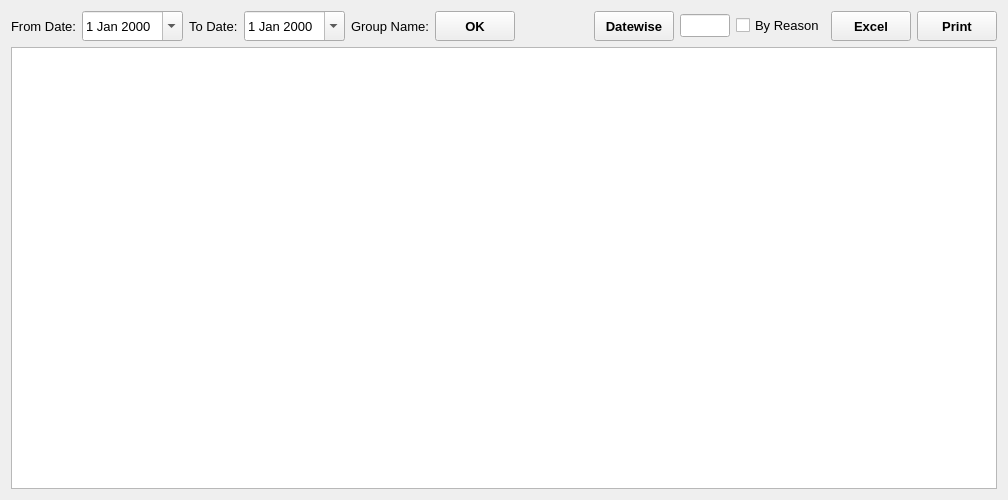
<?xml version="1.0" encoding="UTF-8"?>
<ui version="4.0">
 <class>WastageReport</class>
 <widget class="QWidget" name="WastageReport">
  <property name="geometry">
   <rect>
    <x>0</x>
    <y>0</y>
    <width>1008</width>
    <height>500</height>
   </rect>
  </property>
  <property name="font">
   <font>
    <family>Microsoft YaHei UI</family>
    <pointsize>10</pointsize>
   </font>
  </property>
  <property name="windowTitle">
   <string>Wastage Report</string>
  </property>
  <layout class="QVBoxLayout" name="verticalLayout" stretch="0,0,1">
   <item>
    <layout class="QVBoxLayout" name="AppBarLayout"/>
   </item>
   <item>
    <layout class="QHBoxLayout" name="horizontalLayout" stretch="0,0,0,0,0,0,0,0,0,0,0,0,0">
     <item>
      <widget class="QLabel" name="fromDateLabel">
       <property name="text">
        <string>From Date:</string>
       </property>
      </widget>
     </item>
     <item>
      <widget class="QDateEdit" name="fromDateDateEdit">
       <property name="minimumSize">
        <size>
         <width>0</width>
         <height>30</height>
        </size>
       </property>
       <property name="calendarPopup">
        <bool>true</bool>
       </property>
      </widget>
     </item>
     <item>
      <widget class="QLabel" name="toDateLabel">
       <property name="text">
        <string>To Date:</string>
       </property>
      </widget>
     </item>
     <item>
      <widget class="QDateEdit" name="toDateDateEdit">
       <property name="minimumSize">
        <size>
         <width>0</width>
         <height>30</height>
        </size>
       </property>
       <property name="calendarPopup">
        <bool>true</bool>
       </property>
      </widget>
     </item>
     <item>
      <widget class="QLabel" name="label_2">
       <property name="text">
        <string>Group Name:</string>
       </property>
      </widget>
     </item>
     <item>
      <layout class="QHBoxLayout" name="groupLay"/>
     </item>
     <item>
      <widget class="QToolButton" name="OKButton">
       <property name="minimumSize">
        <size>
         <width>80</width>
         <height>30</height>
        </size>
       </property>
       <property name="font">
        <font>
         <weight>75</weight>
         <bold>true</bold>
        </font>
       </property>
       <property name="text">
        <string>OK</string>
       </property>
      </widget>
     </item>
     <item>
      <spacer name="horizontalSpacer">
       <property name="orientation">
        <enum>Qt::Horizontal</enum>
       </property>
       <property name="sizeHint" stdset="0">
        <size>
         <width>40</width>
         <height>20</height>
        </size>
       </property>
      </spacer>
     </item>
     <item>
      <widget class="QToolButton" name="datewiseButton">
       <property name="minimumSize">
        <size>
         <width>80</width>
         <height>30</height>
        </size>
       </property>
       <property name="font">
        <font>
         <weight>75</weight>
         <bold>true</bold>
        </font>
       </property>
       <property name="text">
        <string>Datewise</string>
       </property>
      </widget>
     </item>
     <item>
      <widget class="QLineEdit" name="intervalLine">
       <property name="maximumSize">
        <size>
         <width>50</width>
         <height>16777215</height>
        </size>
       </property>
      </widget>
     </item>
     <item>
      <widget class="QCheckBox" name="checkBox">
       <property name="text">
        <string>By Reason</string>
       </property>
      </widget>
     </item>
     <item>
      <widget class="QToolButton" name="excelButton">
       <property name="minimumSize">
        <size>
         <width>80</width>
         <height>30</height>
        </size>
       </property>
       <property name="font">
        <font>
         <weight>75</weight>
         <bold>true</bold>
        </font>
       </property>
       <property name="text">
        <string>Excel</string>
       </property>
      </widget>
     </item>
     <item>
      <widget class="QToolButton" name="printButton">
       <property name="minimumSize">
        <size>
         <width>80</width>
         <height>30</height>
        </size>
       </property>
       <property name="font">
        <font>
         <weight>75</weight>
         <bold>true</bold>
        </font>
       </property>
       <property name="text">
        <string>Print</string>
       </property>
      </widget>
     </item>
    </layout>
   </item>
   <item>
    <widget class="QTableView" name="tableView">
     <property name="font">
      <font>
       <pointsize>12</pointsize>
      </font>
     </property>
     <property name="alternatingRowColors">
      <bool>true</bool>
     </property>
     <property name="selectionBehavior">
      <enum>QAbstractItemView::SelectRows</enum>
     </property>
    </widget>
   </item>
  </layout>
 </widget>
 <resources/>
 <connections/>
</ui>
